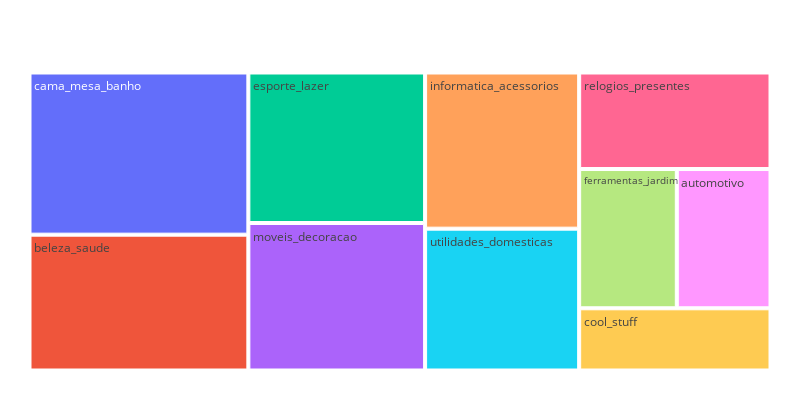

The notebook cell saved with this chart:
### Code cell
plot_top_10_revenue_categories(top_10_revenue_categories)

### Figure 1 — Plotly figure (JSON) as saved in the notebook; plotly's stock layout.template omitted (floating-point values rounded to 4 significant figures)
{"data": [{"branchvalues": "total", "domain": {"x": [0, 1], "y": [0, 1]}, "hovertemplate": "labels=%{label}<br>Num_order=%{value}<br>parent=%{parent}<br>id=%{id}<extra></extra>", "ids": ["cama_mesa_banho", "beleza_saude", "informatica_acessorios", "moveis_decoracao", "relogios_presentes", "esporte_lazer", "utilidades_domesticas", "automotivo", "ferramentas_jardim", "cool_stuff"], "labels": ["cama_mesa_banho", "beleza_saude", "informatica_acessorios", "moveis_decoracao", "relogios_presentes", "esporte_lazer", "utilidades_domesticas", "automotivo", "ferramentas_jardim", "cool_stuff"], "name": "", "parents": ["", "", "", "", "", "", "", "", "", ""], "type": "treemap", "values": [11650.0, 9759.0, 7897.0, 8557.0, 6063.0, 8732.0, 7172.0, 4283.0, 4464.0, 3907.0]}], "layout": {"height": 400, "legend": {"tracegroupgap": 0}, "margin": {"b": 25, "l": 25, "r": 25, "t": 50}, "width": 800}}
